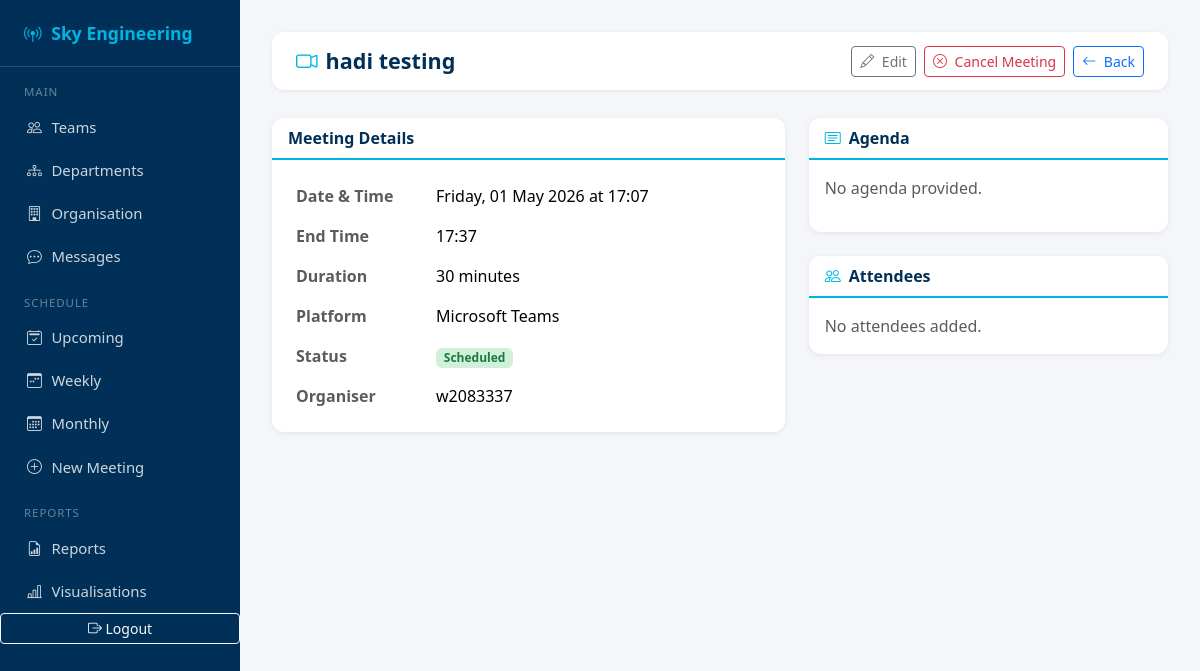
Page /schedule/2/ (signed in) on the committed database.
### schedule/models.py (models this page shows, shortened)
class Meeting(models.Model):
    title        = models.CharField(max_length=200)
    platform     = models.CharField(max_length=50, choices=PLATFORM_CHOICES, default='teams')
    meeting_link = models.URLField(blank=True, null=True)
    date_time    = models.DateTimeField()
    duration     = models.PositiveIntegerField(help_text='Duration in minutes', default=30)
    agenda       = models.TextField(blank=True, null=True, help_text='Meeting agenda / message')
    status       = models.CharField(max_length=20, choices=STATUS_CHOICES, default='scheduled')
    organiser    = models.ForeignKey(
        User, on_delete=models.SET_NULL, null=True,
        related_name='organised_meetings'
    )
    attendees    = models.ManyToManyField(
        User, blank=True, related_name='attended_meetings'
    )
    created_at   = models.DateTimeField(auto_now_add=True)
    updated_at   = models.DateTimeField(auto_now=True)
    class Meta:
        ordering = ['date_time']
    @property
    def end_time(self):
        from datetime import timedelta
        return self.date_time + timedelta(minutes=self.duration)

### schedule/views.py (the view)
# urls.py: path('<int:pk>/',             views.meeting_detail,  name='detail'),
@login_required
def meeting_detail(request, pk):
    meeting = get_object_or_404(Meeting, pk=pk)
    return render(request, 'schedule/meeting_detail.html', {'meeting': meeting})

### schedule/templates/schedule/meeting_detail.html (shortened to what this page needs)
{% extends 'schedule/base_schedule.html' %}
{% block content %}
<div class="top-bar">
  <h1><i class="bi bi-camera-video me-2" style="color:var(--sky-blue)"></i>{{ meeting.title }}</h1>
  <div class="d-flex gap-2">
    {% if request.user == meeting.organiser or request.user.is_staff %}
      <a href="{% url 'schedule:edit' meeting.pk %}" class="btn btn-outline-secondary btn-sm">
        <i class="bi bi-pencil me-1"></i> Edit
      </a>
      <a href="{% url 'schedule:cancel' meeting.pk %}" class="btn btn-outline-danger btn-sm">
        <i class="bi bi-x-circle me-1"></i> Cancel Meeting
      </a>
    {% endif %}
    <a href="{% url 'schedule:home' %}" class="btn btn-outline-primary btn-sm">
      <i class="bi bi-arrow-left me-1"></i> Back
    </a>
  </div>
</div>
<div class="row g-4">
  <div class="col-md-7">
    <div class="card h-100">
      <div class="card-header">Meeting Details</div>
      <div class="card-body">
        <table class="table table-borderless mb-0">
          <tr>
            <td class="fw-semibold text-muted" style="width:140px">Date & Time</td>
            <td>{{ meeting.date_time|date:"l, d F Y" }} at {{ meeting.date_time|time:"H:i" }}</td>
          </tr>
          <tr>
            <td class="fw-semibold text-muted">End Time</td>
            <td>{{ meeting.end_time|time:"H:i" }}</td>
          </tr>
          <tr>
            <td class="fw-semibold text-muted">Duration</td>
            <td>{{ meeting.duration }} minutes</td>
          </tr>
          <tr>
            <td class="fw-semibold text-muted">Platform</td>
            <td>{{ meeting.get_platform_display }}</td>
          </tr>
          <tr>
            <td class="fw-semibold text-muted">Status</td>
            <td>
              <span class="badge badge-{{ meeting.status }}">{{ meeting.get_status_display }}</span>
            </td>
          </tr>
          <tr>
            <td class="fw-semibold text-muted">Organiser</td>
            <td>{{ meeting.organiser.get_full_name|default:meeting.organiser.username }}</td>
          </tr>
        </table>
      </div>
    </div>
  </div>
  <div class="col-md-5">
    <div class="card mb-4">
      <div class="card-header"><i class="bi bi-card-text me-2" style="color:var(--sky-blue)"></i>Agenda</div>
      <div class="card-body">
        {% if meeting.agenda %}
          <p style="white-space:pre-line">{{ meeting.agenda }}</p>
        {% else %}
          <p class="text-muted">No agenda provided.</p>
        {% endif %}
      </div>
    </div>
    <div class="card">
      <div class="card-header"><i class="bi bi-people me-2" style="color:var(--sky-blue)"></i>Attendees</div>
      <div class="card-body p-0">
        {% if meeting.attendees.all %}
          <ul class="list-group list-group-flush">
            {% for user in meeting.attendees.all %}
              <li class="list-group-item d-flex align-items-center gap-2">
                <i class="bi bi-person-circle text-muted"></i>
                {{ user.get_full_name|default:user.username }}
              </li>
            {% endfor %}
          </ul>
        {% else %}
          <p class="text-muted p-3 mb-0">No attendees added.</p>
        {% endif %}
      </div>
    </div>
  </div>
</div>
{% endblock %}

### schedule/templates/schedule/base_schedule.html (style rules this page uses)
:root { --sky-blue: #00b5e2; --sky-dark: #003057; --sky-light: #e8f7fc; --sidebar-w: 240px; }
body { background: #f4f6f9; font-family: 'Segoe UI', sans-serif; }
.top-bar { background: #fff; border-radius: 12px; padding: .85rem 1.5rem; margin-bottom: 1.75rem; display: flex; align-items: center; justify-content: space-between; box-shadow: 0 1px 4px rgba(0,0,0,.07); }
.top-bar h1 { font-size: 1.35rem; font-weight: 700; color: var(--sky-dark); margin: 0; }
.card { border: none; border-radius: 12px; box-shadow: 0 1px 6px rgba(0,0,0,.08); }
.card-header { background: #fff; border-bottom: 2px solid var(--sky-blue); border-radius: 12px 12px 0 0 !important; font-weight: 600; color: var(--sky-dark); }
.badge-scheduled { background: #d1f0da; color: #1a7a3c; }

### rows in the picture
Meeting: title "hadi testing", date_time "Friday, 01 May 2026", date_time "17:07", end_time "17:37", duration "30", platform "Microsoft Teams", status "Scheduled", organiser.get_full_name "w2083337"
